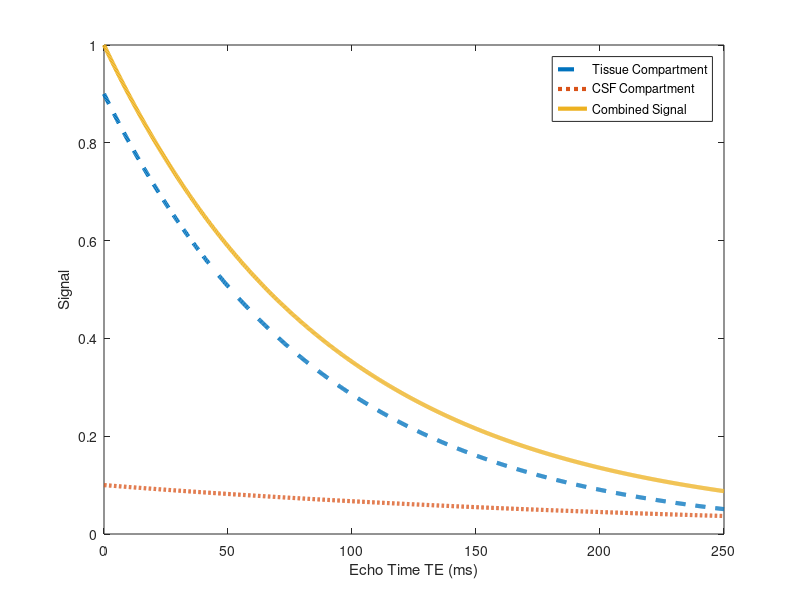

MATLAB code to generate this figure:
% xBiexponential.m

% plot a biexponential decay function
R2t = 1/0.087;
R2e = 1/0.25;
theta = 0.1;

TE = linspace(0,0.250,1000);

P1 = (1-theta).*exp(-TE.*R2t);
P2 = theta*exp(-TE.*R2e);
Pb = P1 + P2;

figure();
hold on; box on;

plot(1000*TE,P1,'--','LineWidth',3);
plot(1000*TE,P2,':', 'LineWidth',3);
plot(1000*TE,Pb,'-', 'LineWidth',3);


xlabel('Echo Time TE (ms)');
ylabel('Signal');

legend('Tissue Compartment','CSF Compartment','Combined Signal');
